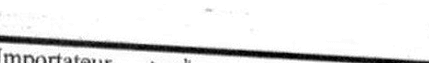
#> input picture back_EMP/ocr_debug_crops/20260515_164849/header_cell_exportateur_nom.png, 429 x 63 px
$ python -i preprocessing.py   (imports and definitions only)
#> lines starting #> are read from the running program, lines starting #| are printed output that depends on the picture
#> further down, picture is the input picture: shape (63, 429, 3); min 0, max 255, mean 228.4
# Copie exacte de la Cellule 5 du notebook
import io

import cv2
import numpy as np
from PIL import Image

from app.config import settings


def _pil_to_bgr(pil_img):
    """Convertit une image PIL vers ndarray OpenCV BGR."""
    return cv2.cvtColor(np.array(pil_img.convert("RGB")), cv2.COLOR_RGB2BGR)


# [78 lines left out: functions _load_pdf_first_page, _load_pdf_all_pages, load_image, not called in this run]

def enhance_scan(img: np.ndarray) -> np.ndarray:
    """Contraste local + netteté légère avant OCR (partie 6)."""
    if img is None or not isinstance(img, np.ndarray) or img.size == 0:
        return img
    if len(img.shape) == 2:
        gray = img
    else:
        gray = cv2.cvtColor(img, cv2.COLOR_BGR2GRAY)
    clahe = cv2.createCLAHE(clipLimit=2.0, tileGridSize=(8, 8))
    enhanced = clahe.apply(gray)
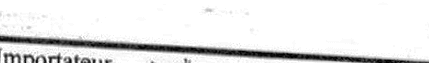
#> enhanced: shape (63, 429); min 1, max 255, mean 229.2
    blur = cv2.GaussianBlur(enhanced, (0, 0), 1.0)
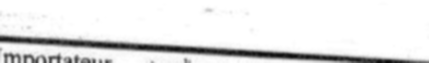
#> blur: shape (63, 429); min 9, max 255, mean 229.2
    sharp = cv2.addWeighted(enhanced, 1.35, blur, -0.35, 0)
    if len(img.shape) == 2:
        return sharp
    return cv2.cvtColor(sharp, cv2.COLOR_GRAY2BGR)


# [55 lines left out: functions preprocess, deskew, not called in this run]

>>> import cv2
>>> picture = cv2.imread('../../../ocr_debug_crops/20260515_164849/header_cell_exportateur_nom.png')
>>> result = enhance_scan(picture)
